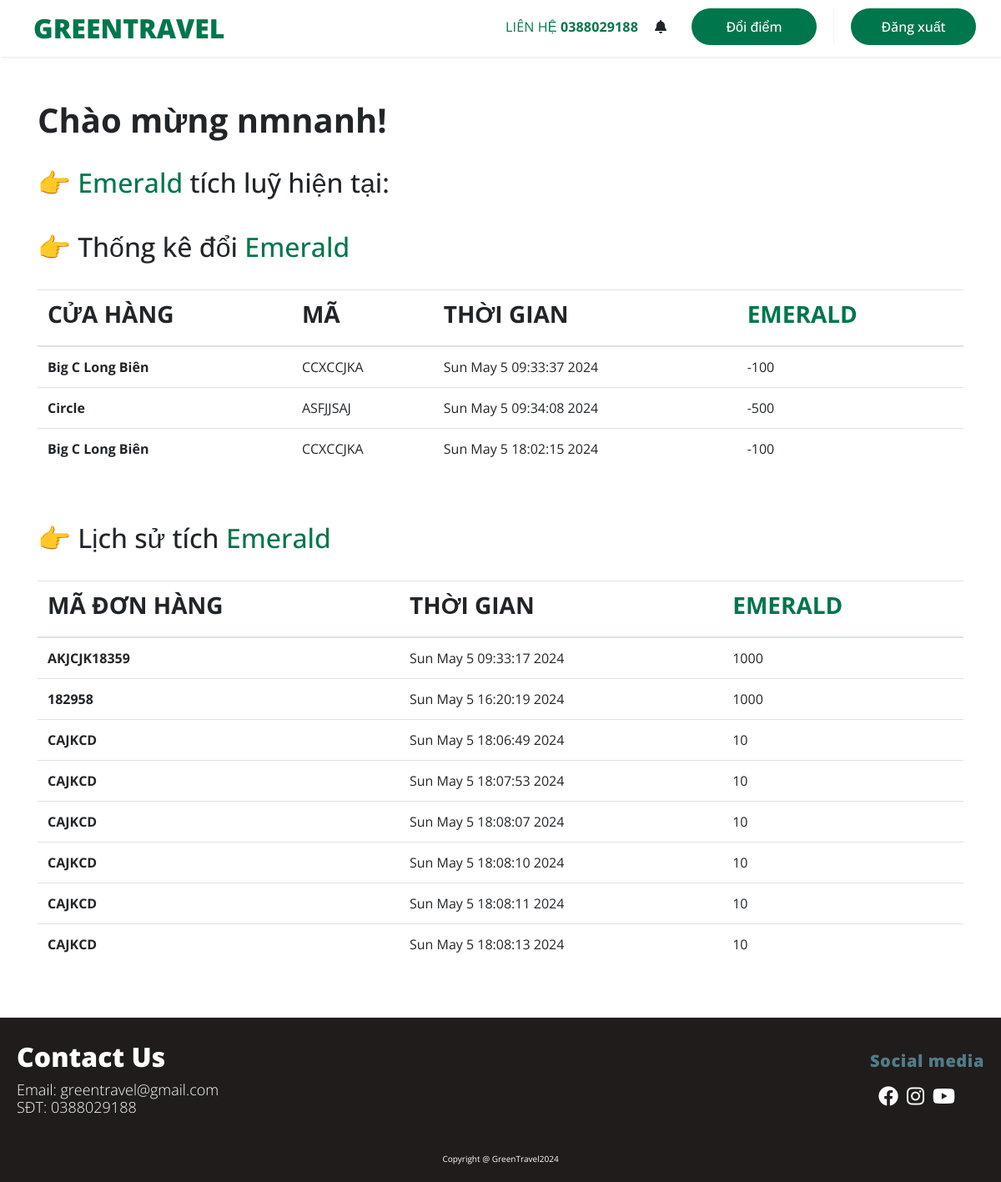
Page /afteruser1 (signed in) on the committed database.
### control/Databases.py (models this page shows, shortened)
class Base(DeclarativeBase):
    pass

class User(Base, UserMixin):
    __tablename__ = "users"
    id:Mapped[int] = mapped_column(primary_key=True)
    username:Mapped[str] = mapped_column(nullable=False)
    password:Mapped[str] = mapped_column(nullable=False)
    user_type:Mapped[int] = mapped_column(nullable=False)

class Trade_history_user(Base):
    __tablename__ = "trade_history_user"
    id:Mapped[int] = mapped_column(primary_key=True)
    point_paid:Mapped[int] = mapped_column(nullable=False)
    item_name:Mapped[str] = mapped_column(nullable=False)
    item_id:Mapped[int] = mapped_column(nullable=False)
    time:Mapped[str] = mapped_column(nullable=False)
    user_id:Mapped[int] = mapped_column(nullable=False)
    ma:Mapped[str] = mapped_column(nullable=False)

class History_user(Base):
    __tablename__ = "history_user"
    id:Mapped[int] = mapped_column(primary_key=True)
    point_gained:Mapped[int] = mapped_column(nullable=False)
    bill_code:Mapped[str] = mapped_column(nullable=False)
    time:Mapped[str] = mapped_column(nullable=False)
    user_id:Mapped[int] = mapped_column(nullable=False)

### view/au1.py (the view, shortened to what this page needs)
@afteruser1.route('/afteruser1', methods=['POST', 'GET'])
@login_required
def au1():
    thong_ke_doi_emerald =  trade_history()
    lich_su_tich_emerald = gain_history()
    nhacnho = note_gain()
    return render_template("AfterUser1.html", user = current_user.username, data1 = thong_ke_doi_emerald, data2 = lich_su_tich_emerald, remind_data = nhacnho)

### control/History_user_db.py (called while the page is built)
    def history_user_scan(self, target_id):
        result_dict = {"UserName": [], "BillCode": [], "Time": [], "Emerald": []}
        target_type = self.session.query(User).filter(User.id == target_id).first()
        if target_type is not None and target_type.user_type == 1:
            result = self.session.query(History_user, User).filter(History_user.user_id == User.id, History_user.user_id == target_id).all()
            for his in result:
                result_dict["UserName"].append(his.User.username)
                result_dict["BillCode"].append(his.History_user.bill_code)
                result_dict["Time"].append(his.History_user.time)
                result_dict["Emerald"].append(his.History_user.point_gained)
        return result_dict

    def history_user_max_db_find(self):
        self.history_user_max_db = self.session.scalar(select(History_user.id).order_by(-1*History_user.id))
        if self.history_user_max_db is None:
            self.history_user_max_db = 1
        else:
            self.history_user_max_db += 1

### control/Note_db.py (called while the page is built)
    def Note_db_scan(self, target_id):
        result = self.session.query(Note).filter(Note.user_id == target_id).all()
        dict = {'Item': [], 'Time':[], 'Location':[]}
        for note in result:
            dict['Item'].append(note.items)
            dict['Time'].append(note.time)
            dict['Location'].append(note.location)
        return dict

### control/Trade_history_user_db.py (called while the page is built)
    def trade_history_user_scan(self, target_id):
        result_dict = {"UserName": [], "ItemName": [], "Time": [], "Emerald": [], "ma":[]}
        target_type = self.session.query(User).filter(User.id == target_id).first()
        if target_type is not None and target_type.user_type == 1:
            result = self.session.query(Trade_history_user, User).filter(Trade_history_user.user_id == User.id, Trade_history_user.user_id == target_id).all()
            for his in result:
                result_dict["UserName"].append(his.User.username)
                result_dict["ItemName"].append(his.Trade_history_user.item_name)
                result_dict["Time"].append(his.Trade_history_user.time)
                result_dict["Emerald"].append(his.Trade_history_user.point_paid)
                result_dict["ma"].append(his.Trade_history_user.ma)
        return result_dict

### control/User_db.py (called while the page is built)
    def User_db_get_user_id(self, user_id):
        return self.session.query(User).filter_by(id = user_id).first()

### view/templates/AfterUser1.html (shortened to what this page needs)
{%extends "base.html" %}
{% block css %}AfterUser1.css{%endblock%}
{%block nutHeader%}
<i class="fa-solid fa-bell"></i>
<li class="nut-tkct">
    <a href="afteruser2">
        <button class="myButton">Đổi điểm</button>
    </a>
</li>
<li class="nut-DX">
    <form method="post">
        <button class="myButton" name="Logout" value="Logout">Đăng xuất</button>
    </form>
</li>
{%endblock%}
{% block container %}
    <div class="container">
        <br><br>
        <h1>
            <b>
                Chào mừng {{ user }}!
            </b>
        </h1>
        <br>
        <h2>
            👉 <div class="EMERALD" style="display: inline; color:#00764C">Emerald</div> tích luỹ hiện tại:
        <br> <br>
            👉 Thống kê đổi <div class="diem" style="display: inline; color:#00764C">Emerald</div>
        </h2>
        <br>
        <table class="table">
            <thead>
                <tr>
                    <th scope="col"><h3><b>CỬA HÀNG</b></h3></th>
                    <th scope="col"><h3><b>MÃ</b></h3></th>
                    <th scope="col"><h3><b>THỜI GIAN</b></h3></th>
                    <th scope="col" style="color: #00764C"><h3><b>EMERALD</b></h3></th>
                </tr>
            </thead>
            <tbody>
                {% for row in data1%}
                <tr>
                    <th scope="row">{{ row['vatdung'] }}</th>
                    <td>{{ row['ma'] }}</td>
                    <td>{{ row['thoigian'] }}</td>
                    <td>{{ row['emerald'] }}</td>
                </tr>
                {% endfor %}
            </tbody>
        </table>
        <br><br>
        <div class="lich-su">
            <h2>👉 Lịch sử tích <div class="LS-diem" style="display: inline; color:#00764C">Emerald</div></h2>
        </div>
        <br>
        <table class="table">
            <thead>
                <tr>
                    <th scope="col"><h3><b>MÃ ĐƠN HÀNG</b></h3></th>
                    <th scope="col"><h3><b>THỜI GIAN</b></h3></th>
                    <th scope="col" style="color: #00764C"><h3><b>EMERALD</b></h3></th>
                </tr>
            </thead>
            <tbody>
                {% for row in data2%}
                <tr>
                    <th scope="row">{{ row['magiamgia'] }}</th>
                    <td>{{ row['thoigian'] }}</td>
                    <td>{{ row['emerald'] }}</td>
                </tr>
                {% endfor %}
            </tbody>
        </table>
        <br><br>
    </div>
{%endblock%}

### view/templates/base.html (shortened to what this page needs)
<!DOCTYPE html>
<html lang="en">
<head>
    <link rel="stylesheet" href="static/style/{% block hetcuu %}{% endblock %}">
    <link rel="stylesheet" href="static/style/{% block css %}{% endblock %}">
    <link rel="stylesheet" href="https://cdnjs.cloudflare.com/ajax/libs/font-awesome/6.4.0/css/all.min.css" />
    <link rel="stylesheet" href="https://cdn.jsdelivr.net/npm/bootstrap@4.6.2/dist/css/bootstrap.min.css">
</head>
<body>
    <header>
        <greenlive>
            <a href="/"><div style="color: #00764C;display:inline;">GREEN</div>TRAVEL</a>
        </greenlive>
        <ul class="menu">
            <lienhe>
                LIÊN HỆ <b>0388029188</b>
            </lienhe>
            {%block nutHeader%}{%endblock%}
        </ul>
    </header>
    <br><br><br>
    {% block container %}{% endblock %}
    <footer>
        <div class="info">
            <div class="contact_us">
                <h1>
                    <b>Contact Us</b>
                </h1>
                <h3>
                    Email: greentravel@gmail.com <br> SĐT: 0388029188 </br>
                </h3>
            </div>
            <div class="SM">
                <h1>
                    <b>Social media</b>
                </h1>
                <div class="home__social">
                    <a href="" target="_blank" class="home__social-icon"><i
                            class="fab fa-facebook"></i></a>
                    <a href="" target="_blank" class="home__social-icon"><i
                            class="fab fa-instagram"></i></a>
                    <a href="" target="_blank" class="home__social-icon"><i
                            class="fab fa-youtube"></i></a>
                </div>
            </div>
        </div>
        <div class="end">
            <br>
            Copyright @ GreenTravel2024
        </div>
    </footer>
</body>
</html>

### view/static/style/AfterUser1.css (style rules this page uses)
* { margin: 0; padding: 0; font-family: 'Open Sans', sans-serif; scroll-behavior: smooth; }
header { background-color: #fff; box-shadow: 1px 1px 4px 0 rgba(0,0,0,.1); position: fixed; width: 100%; z-index: 3; padding: 10px; }
header ul { margin: 0; padding: 0; list-style: none; overflow: hidden; background-color: #fff; }
header li a { display: block; text-decoration: none; margin-left: 10px; }
header greenlive a { font-family: 'Open Sans', sans-serif; font-style: bold; font-weight: 800; font-size: 32px; color: #00764C; flex: none; order: 0; flex-grow: 0; text-decoration: none; margin-left: 30px; margin-right: 20px; }
header lienhe { font-family: 'Open Sans', sans-serif; font-style: normal; font-weight: 400; font-size: 16px; line-height: 20px; letter-spacing: 0.01em; color: #00764C; margin-right: 20px; }
header .nut-tkct a button, header .nut-DX form button { border-radius: 100px; border: 0px; width: 150px; height: 44px; background-color: #00764C; font-weight: bolder; color: #fff; font-family: 'Open Sans', sans-serif; font-style: normal; font-weight: 500; font-size: 16px; margin-left: 20px; margin-right: 20px; }
header .menu { clear: both; max-height: 0; transition: max-height .2s ease-out; display: flex; justify-content: space-between; align-items: center; }
@media screen and (min-width: 1000px) { header li { float: left; } }
@media screen and (min-width: 1000px) { header .menu { clear: none; float: right; max-height: none; } }
footer { background-color: #201c1c; padding: 20px; display: flex; flex-direction: column; justify-content: space-between; }
footer .info { display: flex; justify-content: space-between; margin-bottom: 20px; }
.contact_us h1 b { font-family: 'Open Sans', sans-serif; color: #fff; font-weight: 900; font-size: 32px; }
.contact_us h3 { font-family: 'Open Sans', sans-serif; color: white; font-weight: 10; font-size: 18px; }
.SM h1 b { color: #527C88; font-size: 20px; font-family: 'Open Sans', sans-serif; font-weight: 900; line-height: 28px; letter-spacing: 0.6px; }
.home__social { display: flex; }
.home__social-icon { width: max-content; font-size: 24px; color: #fff; transition: 0.5s; margin-left: 10px; }
.end { color:white; text-align:center; font-size: 10px; }
header { background-color: #fff; box-shadow: 1px 1px 4px 0 rgba(0,0,0,.1); position: fixed; width: 100%; z-index: 3; }
header li a { display: block; border-right: 1px solid #f4f4f4; text-decoration: none; margin-left: 10px; }

### rows in the picture
User: username "nmnanh"
Trade_history_user: vatdung "Big C Long Biên", ma "CCXCCJKA", thoigian "Sun May 5 09:33:37 2024", emerald "-100"
Trade_history_user: vatdung "Circle", ma "ASFJJSAJ", thoigian "Sun May 5 09:34:08 2024", emerald "-500"
Trade_history_user: vatdung "Big C Long Biên", ma "CCXCCJKA", thoigian "Sun May 5 18:02:15 2024", emerald "-100"
History_user: magiamgia "AKJCJK18359", thoigian "Sun May 5 09:33:17 2024", emerald "1000"
History_user: magiamgia "182958", thoigian "Sun May 5 16:20:19 2024", emerald "1000"
History_user: magiamgia "CAJKCD", thoigian "Sun May 5 18:06:49 2024", emerald "10"
History_user: magiamgia "CAJKCD", thoigian "Sun May 5 18:07:53 2024", emerald "10"
History_user: magiamgia "CAJKCD", thoigian "Sun May 5 18:08:07 2024", emerald "10"
History_user: magiamgia "CAJKCD", thoigian "Sun May 5 18:08:10 2024", emerald "10"
History_user: magiamgia "CAJKCD", thoigian "Sun May 5 18:08:11 2024", emerald "10"
History_user: magiamgia "CAJKCD", thoigian "Sun May 5 18:08:13 2024", emerald "10"
